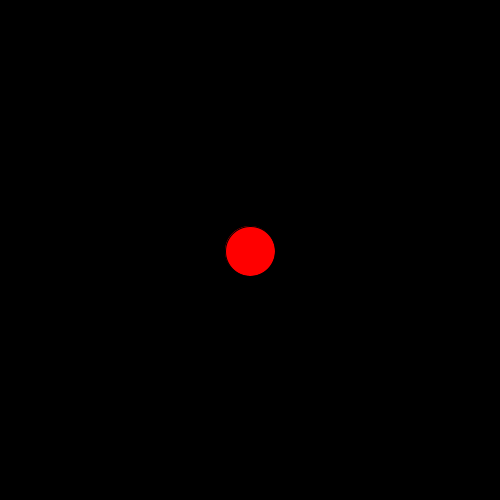
Frame 1 (no input)
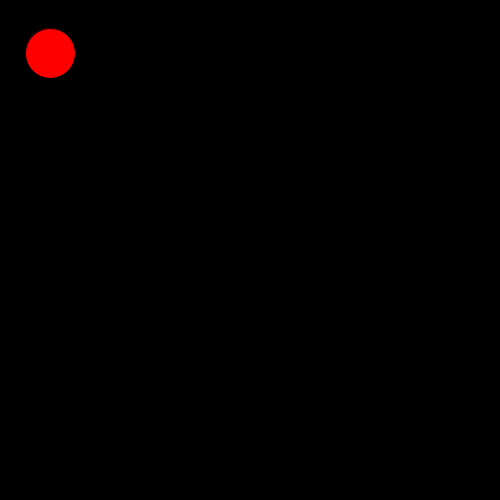
Frame 60 (the mouse pressed at the canvas centre just before this capture)
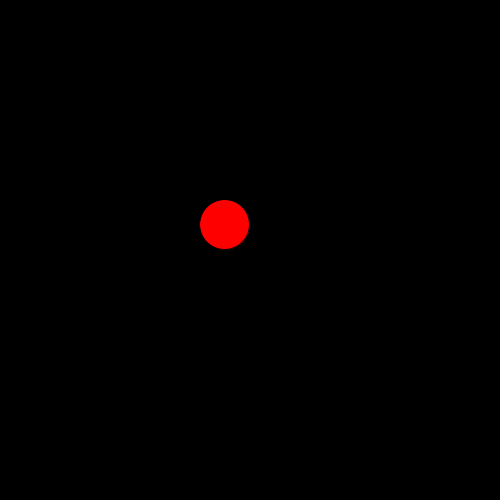
Frame 120 (the mouse held since frame 60 and released just before this capture)

The Processing sketch that drew these frames (run headless with seeded random() and noise(); from frame 60 on, the mouse is pressed at the canvas centre):

// Processing sketch: vector_8
// ── vector_8.pde
mover m;
void setup()
{
  size(500, 500);
  {
    m=new mover();
  }
}
void draw()
{
  background(0);


  m.update();
  m.edge();
  m.display();
}
class mover
{
  PVector loc;
  PVector velo;
  PVector accel;
  float D;
  mover()
  {
    loc = new PVector(width/2, height/2);
    velo = new PVector(0, 1);
  }
  void update()
  { 
    PVector mouse = new PVector(mouseX, mouseY);
    mouse.sub(loc);
    accel = mouse;
    mouse.setMag(1);

    loc.add(velo);
    velo.add(accel);
    velo.limit(5);
  }
  void edge()
  {
    if (loc.x > width)
      loc.x = 0;
    if (loc.x < 0)
      loc.x = width;
    if (loc.y > height)
      loc.y = 0;
    if (loc.y < 0)
      loc.y = height;
  }
  void display()
  {
    stroke(0);
    fill(255, 0, 0);
    ellipse(loc.x, loc.y, 50, 50);
  }
}
